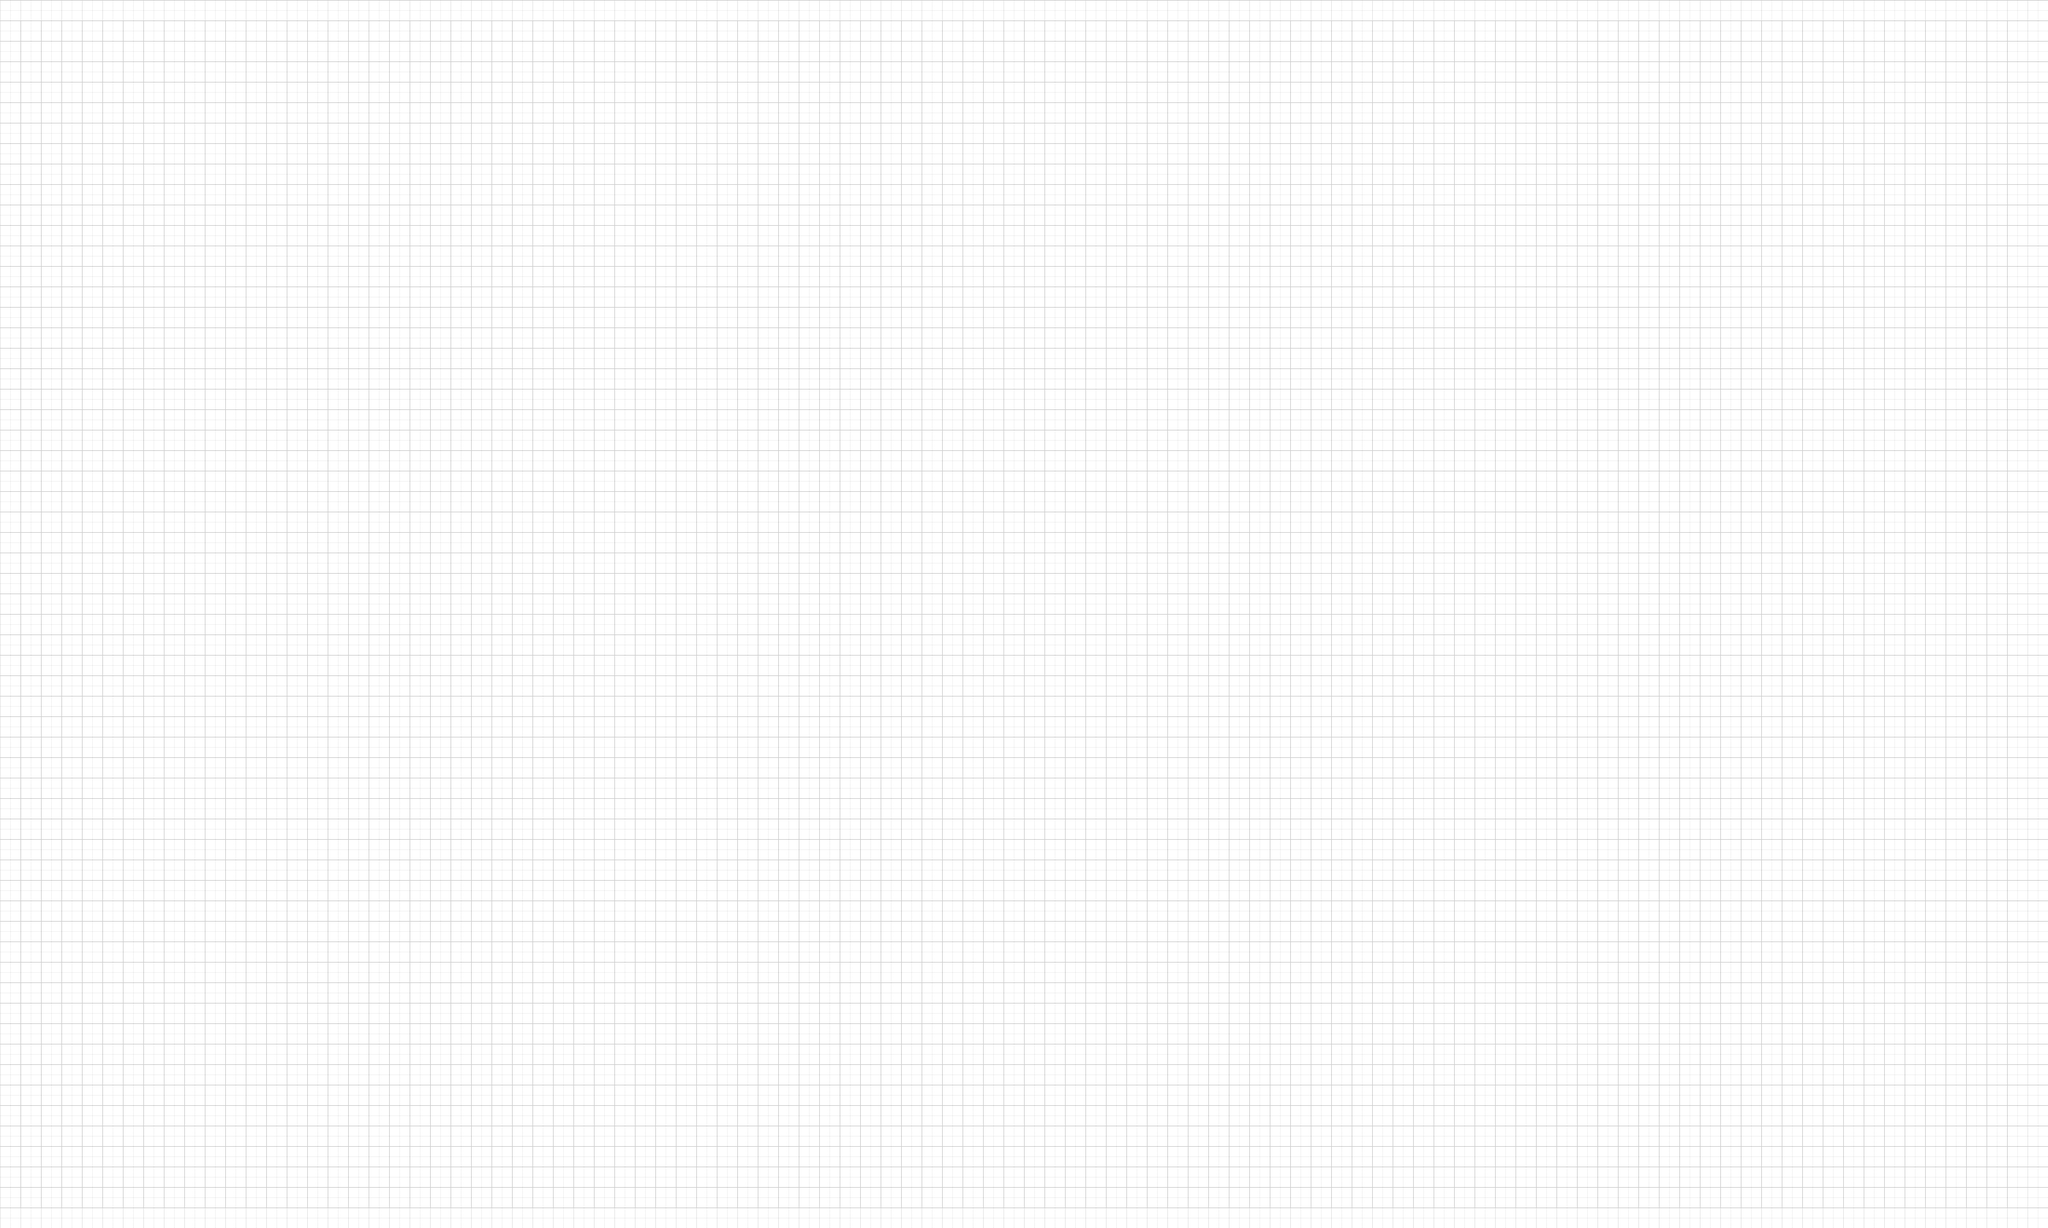

A 2D game scene composited from a Tiled map and its tileset images. What follows is a short description and the map's XML, with each tile layer's data collapsed to a summary:
An orthogonal 100x60 tile map with 32x32 px tiles, 2 tile layers (backgrand, collidable) and 1 object (ball).

<map version="1.0" orientation="orthogonal" renderorder="right-down" width="100" height="60" tilewidth="32" tileheight="32">
 <tileset firstgid="1" name="BackgroundTile" tilewidth="32" tileheight="32">
  <image source="BackgroundTile.png" width="128" height="128" />
  <tile id="0">
   <properties>
    <property name="Collidable" value="true" />
   </properties>
  </tile>
  <tile id="15">
   <properties>
    <property name="Collidable" value="true" />
   </properties>
  </tile>
 </tileset>
 <objectgroup name="objects">
  <object name="ball" x="800" y="1044" width="76" height="83" />
 </objectgroup>
 <layer name="backgrand" width="100" height="60">
  <data>[6000 cells, 6000 non-empty, 1 distinct tile ids]</data>
 </layer>
 <layer name="collidable" width="100" height="60">
  <data>[6000 cells, 316 non-empty, 1 distinct tile ids]</data>
 </layer>
</map>
